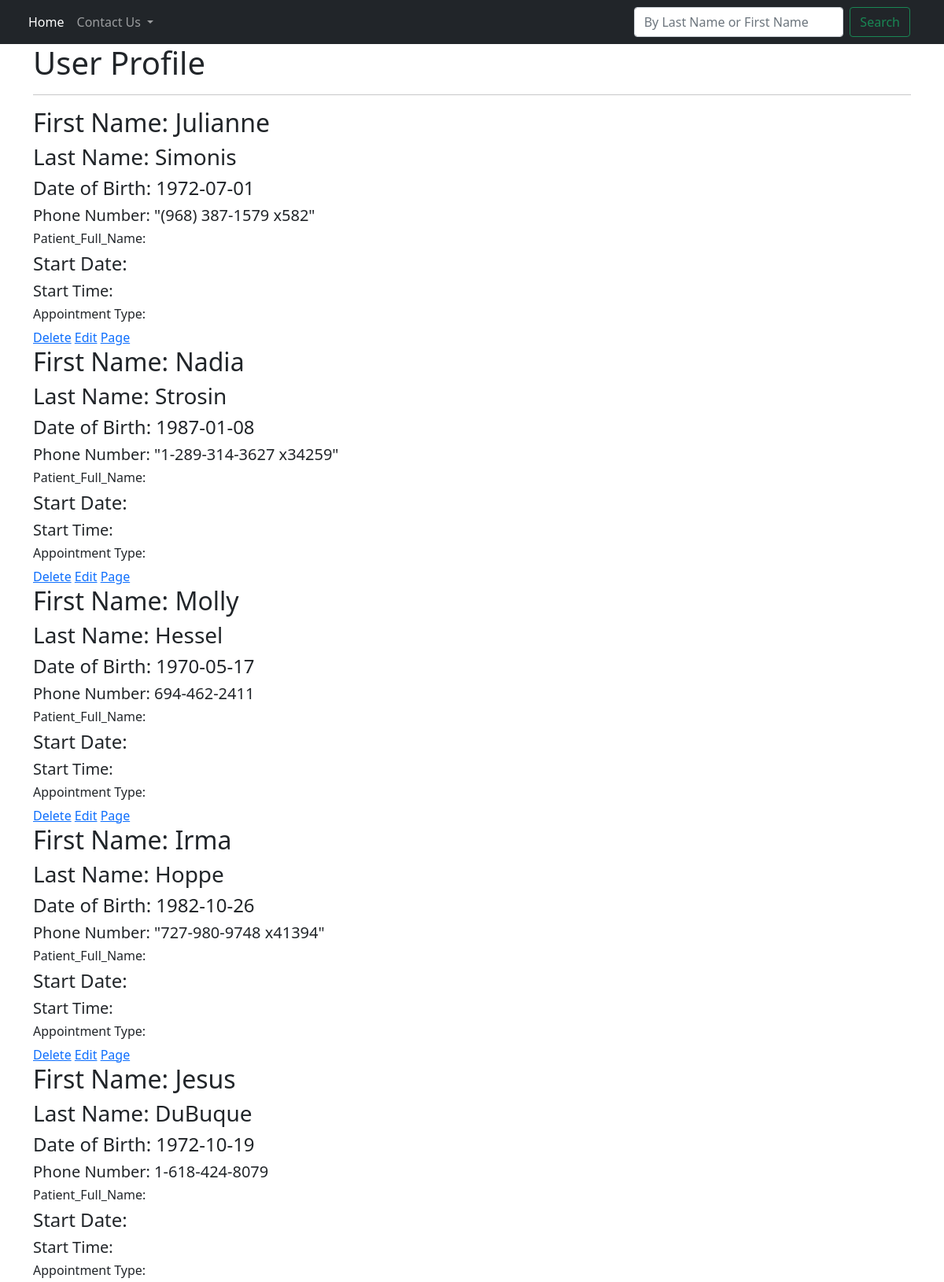
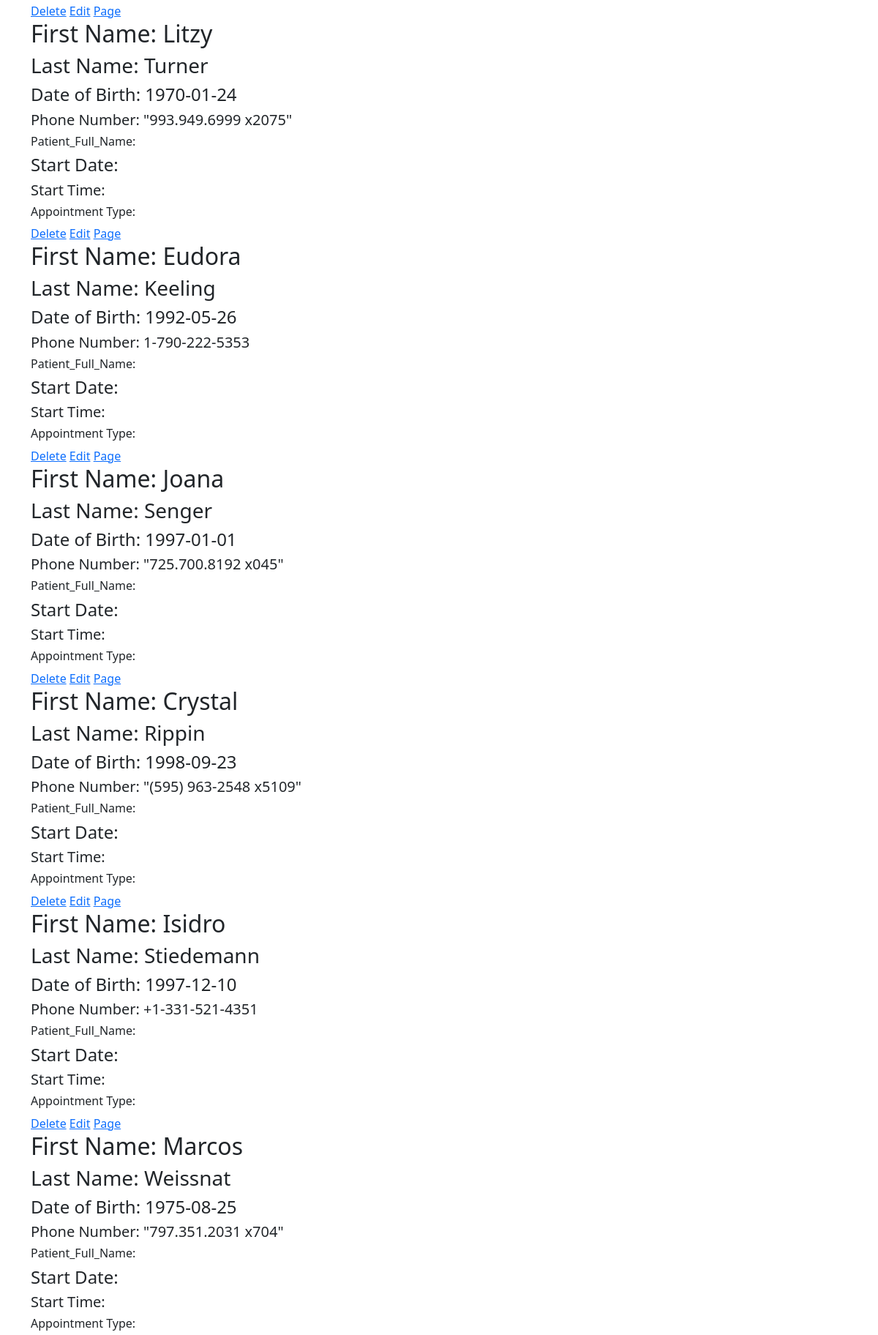
/profile (upper part), run on the app's committed database (2 pictures, top to bottom).
### app.py (models this page shows, shortened)
class Patient(db.Model):
    id = db.Column(db.Integer, primary_key=True)
    First_Name = db.Column(db.String(20),nullable=False)
    Last_Name = db.Column(db.String(20), nullable=False)
    DOB = db.Column(db.String(12), nullable=False)
    Phone_Num = db.Column(db.String(30), nullable=False)
    Address = db.Column(db.String(40), nullable=True)
    Insurance_Tpye = db.Column(db.String(20),nullable=True)
    Medical_Number = db.Column(db.String(20),nullable=True)

### app.py (the view)
@app.route('/profile')
def profile():
    all_posts = Patient.query.all()
    return render_template('profile.html', posts=all_posts)

### templates/profile.html (shortened to what this page needs)
{% extends 'base.html' %}
{% block body %}
    <h1>User Profile</h1>
    <hr>
    {% for post in posts%}
        <h2>First Name: {{post.First_Name}}</h2>
        <h3>Last Name: {{post.Last_Name}}</h3>
        <h4>Date of Birth: {{post.DOB}}</h4>
        <h5>Phone Number: {{post.Phone_Num}}</h5>
        <h6>Patient_Full_Name: {{post.Patient_Full_Name}}</h6>
        <h4>Start Date: {{post.Start_Date}}</h4>
        <h5>Start Time: {{post.Start_Time}}</h5>
        <h6>Appointment Type: {{post.Appointment_Type}}</h6>
        <a href="/profile/delete/{{post.id}}">Delete</a>
        <a href="/profile/edit/{{post.id}}">Edit</a>
        <a href='/profile/page/{{post.id}}'>Page</a>
    {% endfor %}
{% endblock %}

### data on the page
Patient: First_Name "Julianne", Last_Name "Simonis", DOB "1972-07-01", Phone_Num "\"(968) 387-1579 x582\""
Patient: First_Name "Nadia", Last_Name "Strosin", DOB "1987-01-08", Phone_Num "\"1-289-314-3627 x34259\""
Patient: First_Name "Molly", Last_Name "Hessel", DOB "1970-05-17", Phone_Num "694-462-2411"
Patient: First_Name "Irma", Last_Name "Hoppe", DOB "1982-10-26", Phone_Num "\"727-980-9748 x41394\""
Patient: First_Name "Jesus", Last_Name "DuBuque", DOB "1972-10-19", Phone_Num "1-618-424-8079"
Patient: First_Name "Litzy", Last_Name "Turner", DOB "1970-01-24", Phone_Num "\"993.949.6999 x2075\""
Patient: First_Name "Eudora", Last_Name "Keeling", DOB "1992-05-26", Phone_Num "1-790-222-5353"
Patient: First_Name "Joana", Last_Name "Senger", DOB "1997-01-01", Phone_Num "\"725.700.8192 x045\""
Patient: First_Name "Crystal", Last_Name "Rippin", DOB "1998-09-23", Phone_Num "\"(595) 963-2548 x5109\""
Patient: First_Name "Isidro", Last_Name "Stiedemann", DOB "1997-12-10", Phone_Num "+1-331-521-4351"
Patient: First_Name "Marcos", Last_Name "Weissnat", DOB "1975-08-25", Phone_Num "\"797.351.2031 x704\""
